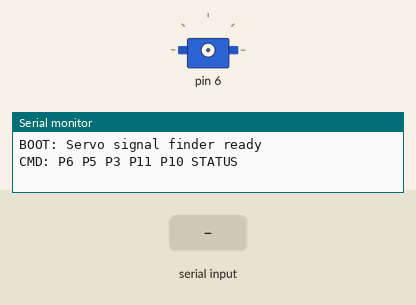
This sketch was run on a simulated Arduino Uno, built with avr-gcc and run on an emulated ATmega328P. Shown: servo, the last lines printed to the serial monitor. The inputs (shaded band) are chosen by the test bench.

Above: at 1.5 s.
1.6 s: "P6\n" received over Serial
At 2.4 s:
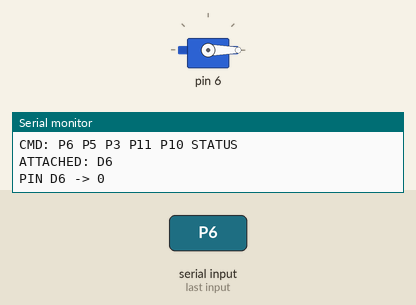
At 3.7 s:
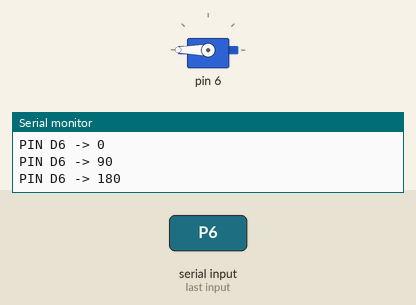
4.6 s: "STATUS\n" received over Serial
At 5.2 s:
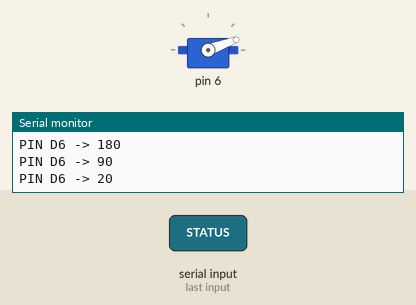
Timing chart, 0 to 7.6 s (numbered marks = the images above; inputs shaded):
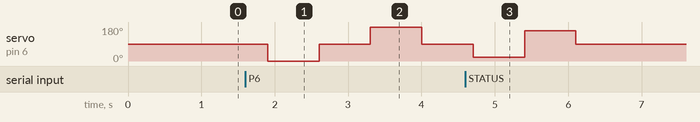

The sketch:

servo_signal_finder.ino
```cpp
/*
 * Servo Signal Finder
 *
 * Temporary diagnostic sketch. It drives one Arduino pin at a time so you can
 * discover whether the servo signal wire is really on the pin you think it is.
 *
 * Commands:
 *   P6       test Arduino D6
 *   P5       test Arduino D5
 *   P3       test Arduino D3
 *   P11      test Arduino D11
 *   P10      test Arduino D10
 *   STATUS   show active pin
 */

#include <Servo.h>

const long BAUD = 9600;

Servo testServo;
int activePin = -1;
int activeAngle = 90;

void attachPin(int pin) {
  if (activePin == pin) return;
  if (activePin >= 0) testServo.detach();
  activePin = pin;
  testServo.attach(activePin);
  testServo.write(activeAngle);
  delay(300);
  Serial.print("ATTACHED: D");
  Serial.println(activePin);
}

void movePattern() {
  if (activePin < 0) {
    Serial.println("NO_PIN");
    return;
  }
  int angles[] = {0, 90, 180, 90, 20, 160, 90};
  for (int i = 0; i < 7; i++) {
    activeAngle = angles[i];
    testServo.write(activeAngle);
    Serial.print("PIN D");
    Serial.print(activePin);
    Serial.print(" -> ");
    Serial.println(activeAngle);
    delay(700);
  }
}

void setup() {
  Serial.begin(BAUD);
  delay(300);
  Serial.println("BOOT: Servo signal finder ready");
  Serial.println("CMD: P6 P5 P3 P11 P10 STATUS");
}

void loop() {
  if (!Serial.available()) return;

  String cmd = Serial.readStringUntil('\n');
  cmd.trim();
  cmd.toUpperCase();
  if (cmd.length() == 0) return;

  if (cmd == "P6") {
    attachPin(6);
    movePattern();
  } else if (cmd == "P5") {
    attachPin(5);
    movePattern();
  } else if (cmd == "P3") {
    attachPin(3);
    movePattern();
  } else if (cmd == "P11") {
    attachPin(11);
    movePattern();
  } else if (cmd == "P10") {
    attachPin(10);
    movePattern();
  } else if (cmd == "STATUS") {
    Serial.print("STATUS: pin=");
    Serial.print(activePin);
    Serial.print(" angle=");
    Serial.println(activeAngle);
  } else {
    Serial.print("UNKNOWN: ");
    Serial.println(cmd);
  }
}
```

Measured:
- after the input at 1.6 s, servo on pin 6: 90° → 0° after 0.30 s, → 90° 0.70 s later, → 180° 0.70 s later, → 90° 0.70 s later
